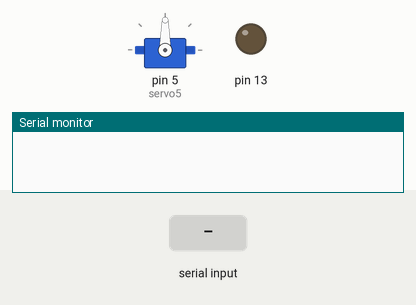
Recording of a sketch running on a simulated Arduino Uno, built with avr-gcc and run on an emulated ATmega328P. On the bench: servo, output pins drawn as LEDs (lit = HIGH), the last lines printed to the serial monitor. Inputs (shaded band) come from the test bench.

Above: at 3.2 s.
3.3 s: "30,150\n" received over Serial
At 4.8 s:
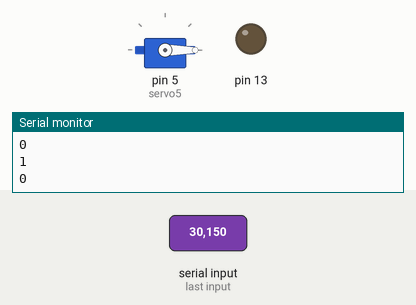
5.1 s: "1\n" received over Serial
At 6.0 s:
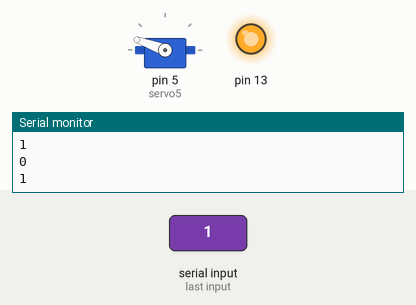
6.6 s: "90,45\n" received over Serial
At 7.8 s:
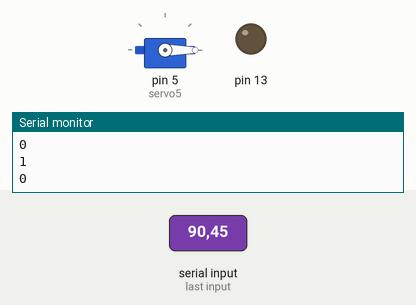
Timing chart, 0 to 9.6 s (numbered marks = the images above; inputs shaded):
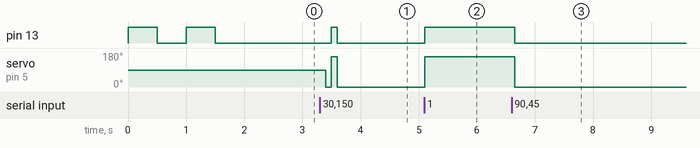

Measured:
- after the input at 3.3 s, pin 13: LOW → HIGH after 0.20 s, → LOW 0.10 s later; servo on pin 5 (servo5): 90° → 0° after 0.10 s, → 160° 0.10 s later, → 0° 0.10 s later
- after the input at 5.1 s, pin 13: LOW → HIGH at once; servo on pin 5 (servo5): 0° → 160° at once
- after the input at 6.6 s, pin 13: HIGH → LOW after 0.05 s; servo on pin 5 (servo5): 160° → 0° after 0.05 s

The sketch:

servomoter.ino
```cpp
#include <Servo.h>
Servo servo5;
int  val;
void setup() {
  // put your setup code here, to run once:
  servo5.attach(5);
  Serial.begin(9600) ;
  pinMode(13, OUTPUT);
  digitalWrite(13, HIGH);
  delay(500);
  digitalWrite(13, LOW);
  delay(500);
  digitalWrite(13, HIGH);
  delay(500);
  digitalWrite(13, LOW);
  delay(500);
}

void loop() {
  // put your main code here, to run repeatedly:
  val = Serial.read() - '0' ; // シリアルモニターへ表示

  if(val == 1){
    servo5.write(160);
    digitalWrite(13, HIGH);
    Serial.println(val, DEC);

  }
  else if(val == 0){
    servo5.write(0);
    digitalWrite(13, LOW);
    Serial.println(val, DEC);
  }
  delay(50) ;
}
```
